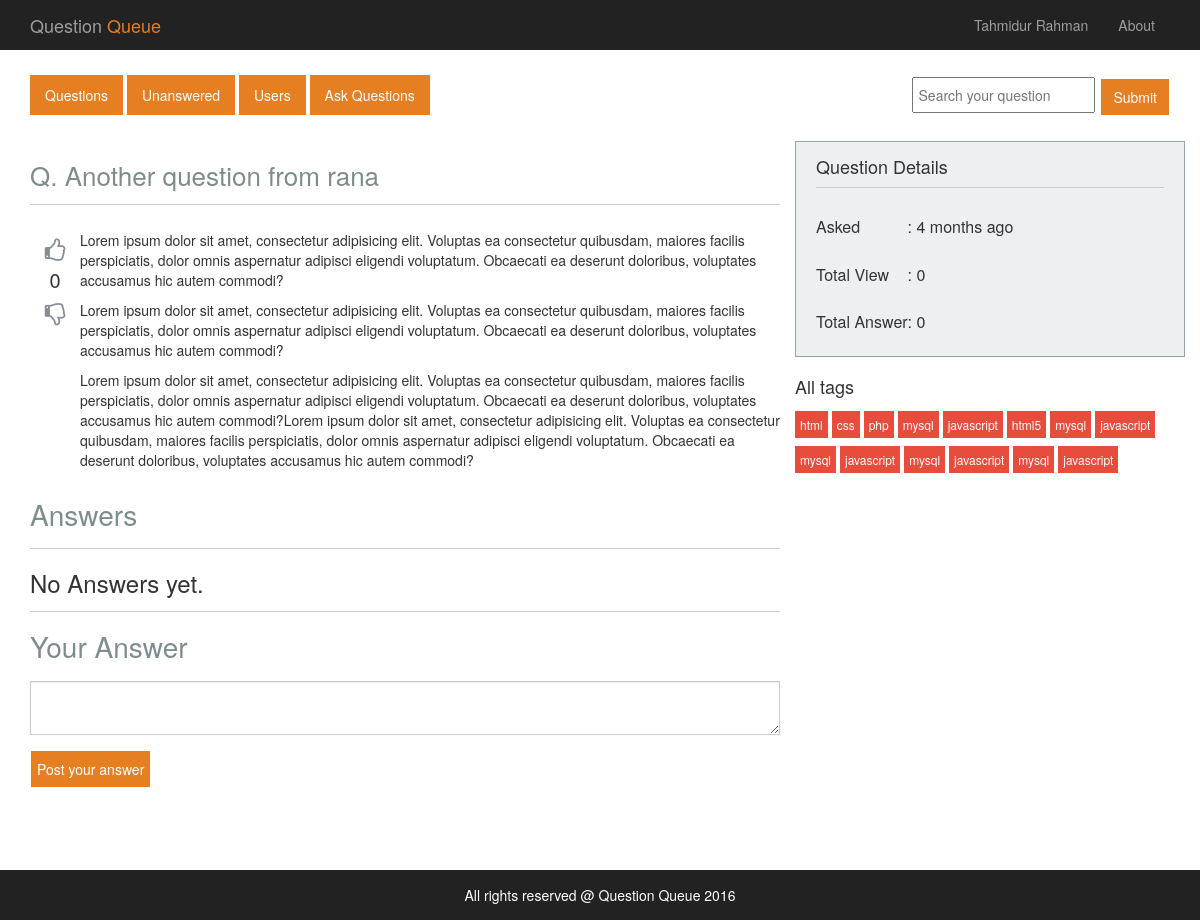
Page /test.php?postid=11 (signed in) on the earlier database version.
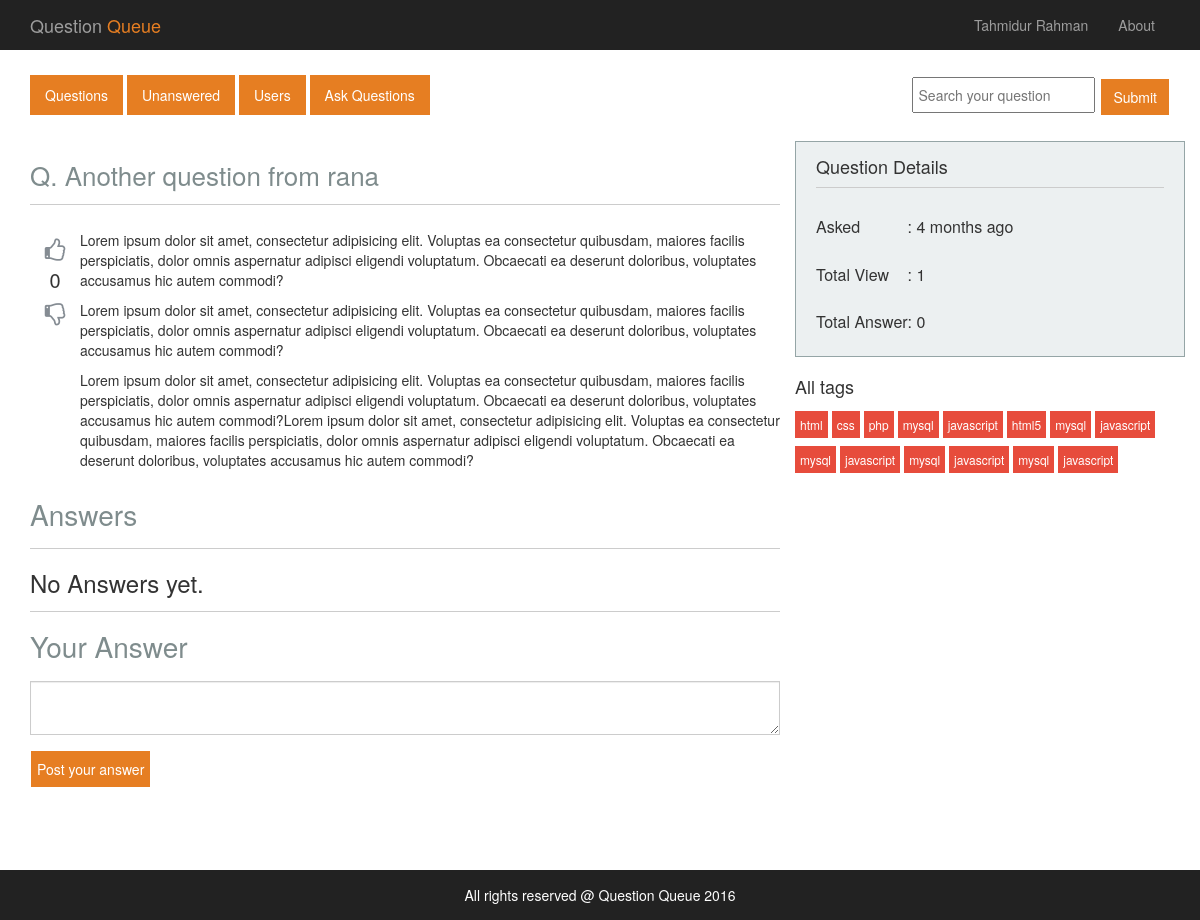
Same page on the later database version.
### tables this page shows
CREATE TABLE `tbl_question` (
  `id` int(10) NOT NULL,
  `question_title` varchar(255) NOT NULL,
  `question_body` text NOT NULL,
  `user_id` int(10) NOT NULL,
  `vote` int(10) NOT NULL DEFAULT '0',
  `view` int(10) NOT NULL DEFAULT '0',
  `comment` int(10) NOT NULL DEFAULT '0',
  `datetime` datetime NOT NULL DEFAULT CURRENT_TIMESTAMP
);

### lib/Database.php (called while the page is built, shortened)
<?php
Class Database{
	public $host   = DB_HOST;
	public $user   = DB_USER;
	public $pass   = DB_PASS;
	public $dbname = DB_NAME;
	public $link;
	private function connectDB(){
		$this->link = new mysqli($this->host, $this->user, $this->pass, $this->dbname);
 	}
	public function select($query){
		$result = $this->link->query($query) or die($this->link->error.__LINE__);
		if($result->num_rows > 0){
			return $result;
		} else {
			return false;
		}
	}
}

### helpers/Helper.php (called while the page is built, shortened)
<?php
class Helper {
	public function convertDateToTime($datetime, $full = false){
		$now = new DateTime;
		$ago = new DateTime($datetime);
		$diff = $now->diff($ago);
		$diff->w = floor($diff->d / 7);
		$diff->d -= $diff->w * 7;
		$string = array(
		    'y' => 'year',
		    'm' => 'month',
		    'w' => 'week',
		    'd' => 'day',
		    'h' => 'hour',
		    'i' => 'minute',
		    's' => 'second',
		);
		foreach ($string as $k => &$v) {
		    if ($diff->$k) {
		        $v = $diff->$k . ' ' . $v . ($diff->$k > 1 ? 's' : '');
		    } else {
		        unset($string[$k]);
		    }
		}
		if (!$full) $string = array_slice($string, 0, 1);
		return $string ? implode(', ', $string) . ' ago' : 'just now';
	}
}
?>

### test.php (the view, shortened to what the changed rows need)
<?php include 'includes/header.php'; ?>
<?php
    $post_id = $_GET['postid'];
    $inc_view = "UPDATE tbl_question SET view = view+1 WHERE id='$post_id'";
    $db->update($inc_view);
?>
<?php
    $query = "SELECT * FROM tbl_question WHERE id='$post_id'";
    $res = $db->select($query);
    if($res):
        $single_post = mysqli_fetch_assoc($res);
?>
    <div class="main-content-area">
        <div class="container">
            <div class="row">
                <div class="col-xs-8 col-sm-8 col-md-8 col-lg-8">
                    <div class="content-area">
                        <div role="tabpanel">
                            <div class="" >
                                <h3 style="font-size: 26px; color: #7f8c8d;">Q. <?php echo $single_post['question_title']; ?></h3>
                                <hr>
                            </div>
                            <div class="question-body">
                                <div class="question-body-left">
                                    <a href="" data-toggle="tooltip" data-placement="top" title="Like the post"><i class="fa fa-thumbs-o-up"></i></a><br>
                                    <p data-toggle="tooltip" data-placement="top" title="People liked the post"><?php echo $single_post['vote']; ?></p>
                                    <a href="" data-toggle="tooltip" data-placement="top" title="Unlike the post"><i class="fa fa-thumbs-o-down"></i></a>
                                </div>
                                <div class="question-body-main">
                                    <p><?php echo $single_post['question_body']; ?></p>
                                </div>
                            </div>
                            <div class="answer-area">
                                <h1 style="color: #7f8c8d;">Answers</h1>
                                <hr>
                                <?php
                                    $all_answers = "SELECT tbl_answer.id AS answer_id, user_id, question_id, ans_body, datetime, tbl_users.name AS us_name FROM tbl_answer
                                        INNER JOIN tbl_users
                                        ON tbl_users.id
                                        WHERE tbl_users.id = tbl_answer.user_id AND tbl_answer.question_id='$post_id'
                                        ORDER BY tbl_answer.id DESC";
                                    $all_answers = $db->select($all_answers);
                                    if($all_answers):
                                        while ($answers = mysqli_fetch_assoc($all_answers)):
                                ?>
                                            <div class="all-answers-body-main">
                                                <div class="question-body-left">
                                                    <a href="" data-toggle="tooltip" data-placement="top" title="Like the post"><i class="fa fa-thumbs-o-up"></i></a><br>
                                                    <p data-toggle="tooltip" data-placement="top" title="People liked the post">54</p>
                                                    <a href="" data-toggle="tooltip" data-placement="top" title="Unlike the post"><i class="fa fa-thumbs-o-down"></i></a>
                                                </div>
                                                <div class="all-answeres">
                                                    <div class="answers-all">
                                                        <p><?php echo $answers['ans_body']; ?></p>
                                                        <div class="user-area">
                                                            <p>answered at <span style="color: #E87C71"><?php echo $hlp->dateFormate($answers['datetime']); ?></span> by <a href="admin/" style="color: #E87C71"><?php echo $hlp->nameModify($answers['us_name']); ?></a></p>
                                                            <span class="add-comment">Add a comment</span>
                                                        </div>
                                                        <div class="comments">
                                                            <p>Comment 1</p>
                                                            <p>commented at <span style="color: #E87C71">15 nov 2016 at 2:10pm</span> by <a href="" style="color: #E87C71">Tahmidur</a></p>
                                                        </div>
                                                    </div>
                                                </div>
                                                <div class="comment-form hidden" id="">
                                                    <form class="form-horizontal" action="" method="post" style="width: 84%;float: right; margin-top: 10px;">
                                                        <div class="form-group ">
                                                            <div class="col-md-12">
                                                                <div class="custom-textarea">
                                                                    <textarea id="" class="form-control custom-input wmd-panel" name="comment_body" rows="" required></textarea>
                                                                </div>
                                                            </div>
                                                        </div>
                                                        <div class="form-group col-md-12">
                                                            <input type="submit" class="btn-custom" name="comment_submit" value="comment">
                                                        </div>
                                                    </form>
                                                </div>
                                                <br><br>
                                            </div>
                                        <?php endwhile; ?>
                                    <?php else: echo "<h3>No Answers yet.</h3>";?>
                                    <?php endif; ?>
                                            <hr>
                                            <div class="post-answer">
                                                <h1 style="color: #7f8c8d;">Your Answer</h1>
                                                <form class="form-horizontal" action="" method="post">
                                                    <div class="form-group ">
                                                        <div class="col-md-12">
                                                            <div class="custom-textarea">
                                                                <textarea id="mytextarea" class="form-control custom-input" name="answer_body" rows="" ></textarea>
                                                            </div>
                                                        </div>
                                                    </div>
                                                    <div class="form-group col-md-12">
                                                        <input type="submit" class="btn-custom" name="answer_submit" value="Post your answer">
                                                    </div>
                                                </form>
                                                <br><br><br>
                                            </div>
                            </div>
                        </div>
                    </div>
                </div>
                <div class="col-xs-4 col-sm-4 col-md-4 col-lg-4">
                    <div class="sidebar-area">
                        <div class="row">
                            <div class="total-user-details">
                                <h2>Question Details</h2>
                                <table>
                                    <tr>
                                        <td><h3>Asked </h3></td>
                                        <td><h3><?php echo ' : '.$hlp->convertDateToTime($single_post['datetime']); ?></h3></td>
                                    </tr>
                                    <tr>
                                        <td><h3>Total View </h3></td>
                                        <td><h3><?php echo ' : '.$single_post['view']; ?></h3></td>
                                    </tr>
                                    <tr>
                                        <td><h3>Total Answer </h3></td>
                                        <td><h3><?php echo ' : '.$single_post['comment']; ?></h3></td>
                                    </tr>
                                </table>
                            </div>
                        </div>
                        <?php else: ?>
                            <h1 style="color: #7f8c8d;">Error!! The Post is removed.</h1>
                        <?php endif; ?>
                        <div class="row">
                            <div class="all-tags">
                                <h2>All tags</h2>
                            </div>
                        </div>
                    </div>
                </div>
            </div>
        </div>
    </div>
<?php include 'includes/footer.php'; ?>

Differences in the rows shown:
changed tbl_question "Another question from rana": view "0" → "1"
